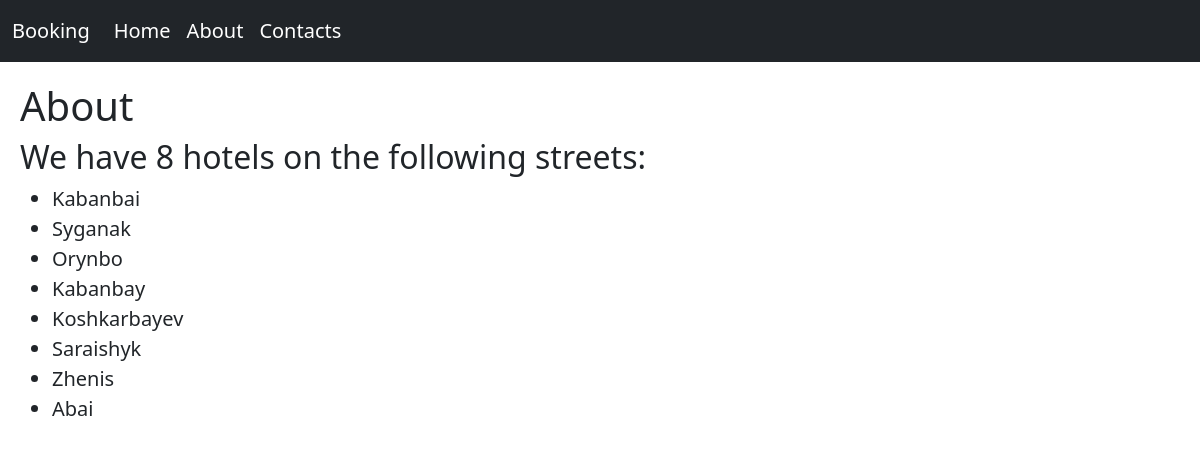
/about, run on the app's committed database.
### myapp/models.py (models this page shows, shortened)
class Hotel(models.Model):
    hotel_name = models.CharField(max_length=50)
    hotel_address = models.CharField(max_length=100)
    hotel_description = models.CharField(max_length=500)

### myapp/views.py (the view)
# urls.py: path('about', about),
def about(request):
    hotels_addresses = []
    k = 0
    hotels_objects = Hotel.objects.all()
    for i in hotels_objects:
        k += 1
        hotels_addresses.append(i.hotel_address)
    return render(request, 'about.html', {'hotel_num':k, 'hotels_addresses':hotels_addresses})

### myapp/templates/about.html (shortened to what this page needs)
<!DOCTYPE html>
<html lang="en">
<head>
    <link href="https://cdn.jsdelivr.net/npm/bootstrap@5.3.0/dist/css/bootstrap.min.css" rel="stylesheet">
    <link href="static/style.css" rel="stylesheet">
</head>
<body>
    <nav class="navbar navbar-expand navbar-dark bg-dark" aria-label="Second navbar example">
        <div class="container-fluid">
            <a class="navbar-brand" href="#">Booking</a>
            <div class="collapse navbar-collapse" id="navbarsExample02">
                <ul class="navbar-nav me-auto">
                    <li class="nav-item">
                        <a class="nav-link active" aria-current="page" href="/">Home</a>
                    </li>
                    <li class="nav-item">
                        <a class="nav-link active" aria-current="page" href="about">About</a>
                    </li>
                    <li class="nav-item">
                        <a class="nav-link active" aria-current="page" href="contacts">Contacts</a>
                    </li>
                </ul>
            </div>
        </div>
    </nav>
    <div class="main">
        <h1> About </h1>
        <h2> We have {{ hotel_num }} hotels on the following streets: </h2>
        <ul>
        {% for address in hotels_addresses %}
            <li> {{ address }} </li>
        {% endfor %}
        </ul>
    </div>
</body>
</html>

### myapp/static/style.css (style rules this page uses)
.main { margin: 20px; }
li, p { font-size: 20px; }

### data on the page
Hotel: hotels_addresses "Kabanbai"
Hotel: hotels_addresses "Syganak"
Hotel: hotels_addresses "Orynbo"
Hotel: hotels_addresses "Kabanbay"
Hotel: hotels_addresses "Koshkarbayev"
Hotel: hotels_addresses "Saraishyk"
Hotel: hotels_addresses "Zhenis"
Hotel: hotels_addresses "Abai"

### other printed values
{{ hotel_num }} "8"
